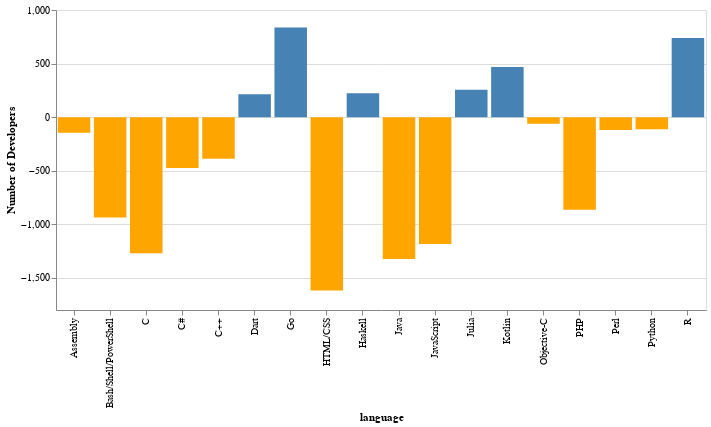

Write notebook code for a chart like this one.
### Code cell
diff_plot(LanguageWorkedWith, LanguageDesireNextYear, 'language')

### Figure 1 — Vega-Lite specification as saved in the notebook (floating-point values rounded to 4 significant figures)
{"config": {"view": {"continuousWidth": 400, "continuousHeight": 300}}, "data": {"name": "data-956674c8f67dc3dff19c2369b6e37452"}, "mark": "bar", "encoding": {"color": {"condition": {"value": "steelblue", "test": "(datum.Number_of_Developers > 0)"}, "value": "orange"}, "x": {"type": "nominal", "field": "language"}, "y": {"type": "quantitative", "field": "Number_of_Developers", "title": "Number of Developers"}}, "width": 650, "$schema": "https://vega.github.io/schema/vega-lite/v4.8.1.json", "datasets": {"data-956674c8f67dc3dff19c2369b6e37452": [{"language": "Assembly", "Number_of_Developers": -146}, {"language": "Bash/Shell/PowerShell", "Number_of_Developers": -937}, {"language": "C", "Number_of_Developers": -1270}, {"language": "C#", "Number_of_Developers": -475}, {"language": "C++", "Number_of_Developers": -388}, {"language": "Dart", "Number_of_Developers": 213}, {"language": "Go", "Number_of_Developers": 837}, {"language": "Haskell", "Number_of_Developers": 224}, {"language": "HTML/CSS", "Number_of_Developers": -1618}, {"language": "Java", "Number_of_Developers": -1323}, {"language": "JavaScript", "Number_of_Developers": -1184}, {"language": "Julia", "Number_of_Developers": 255}, {"language": "Kotlin", "Number_of_Developers": 467}, {"language": "Objective-C", "Number_of_Developers": -61}, {"language": "Perl", "Number_of_Developers": -121}, {"language": "PHP", "Number_of_Developers": -864}, {"language": "Python", "Number_of_Developers": -113}, {"language": "R", "Number_of_Developers": 739}]}}
